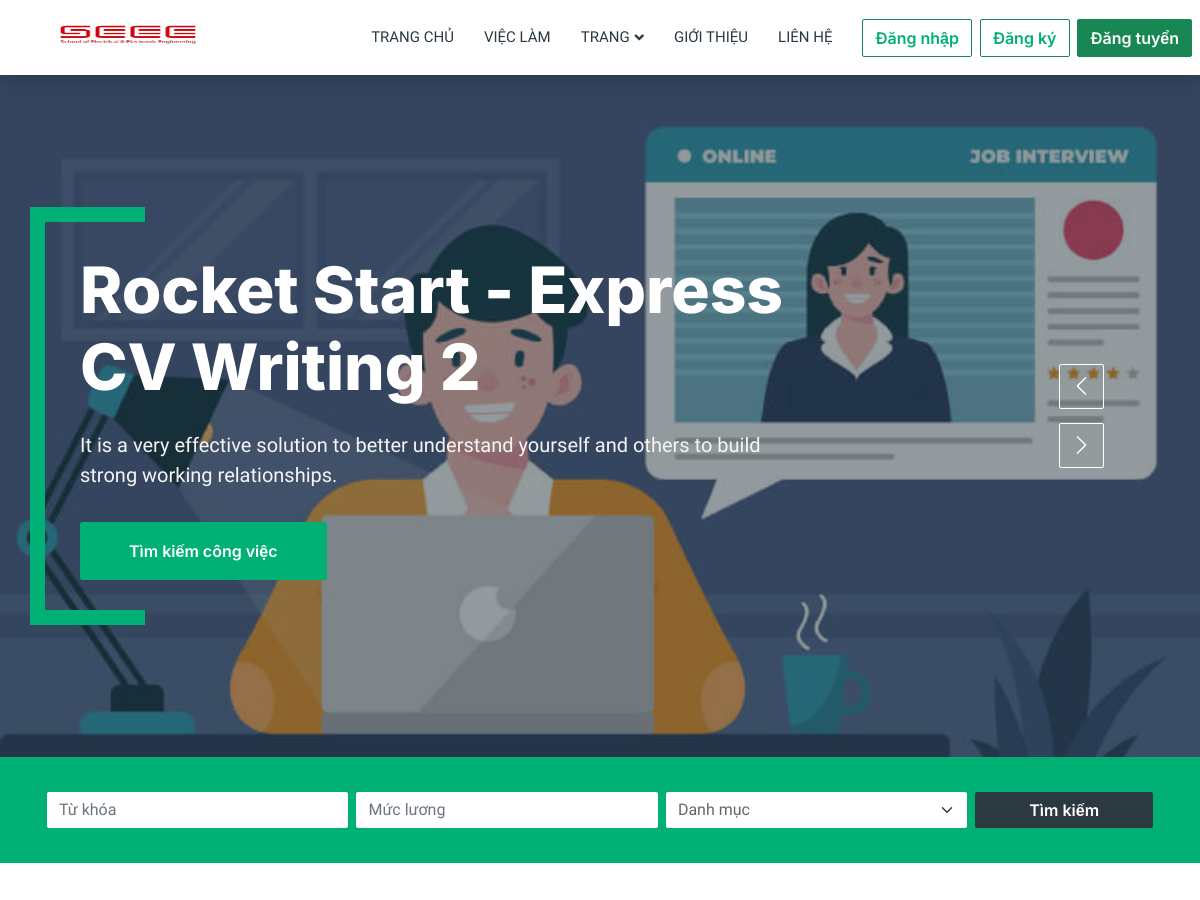
Before: / (upper part) with the older database file.
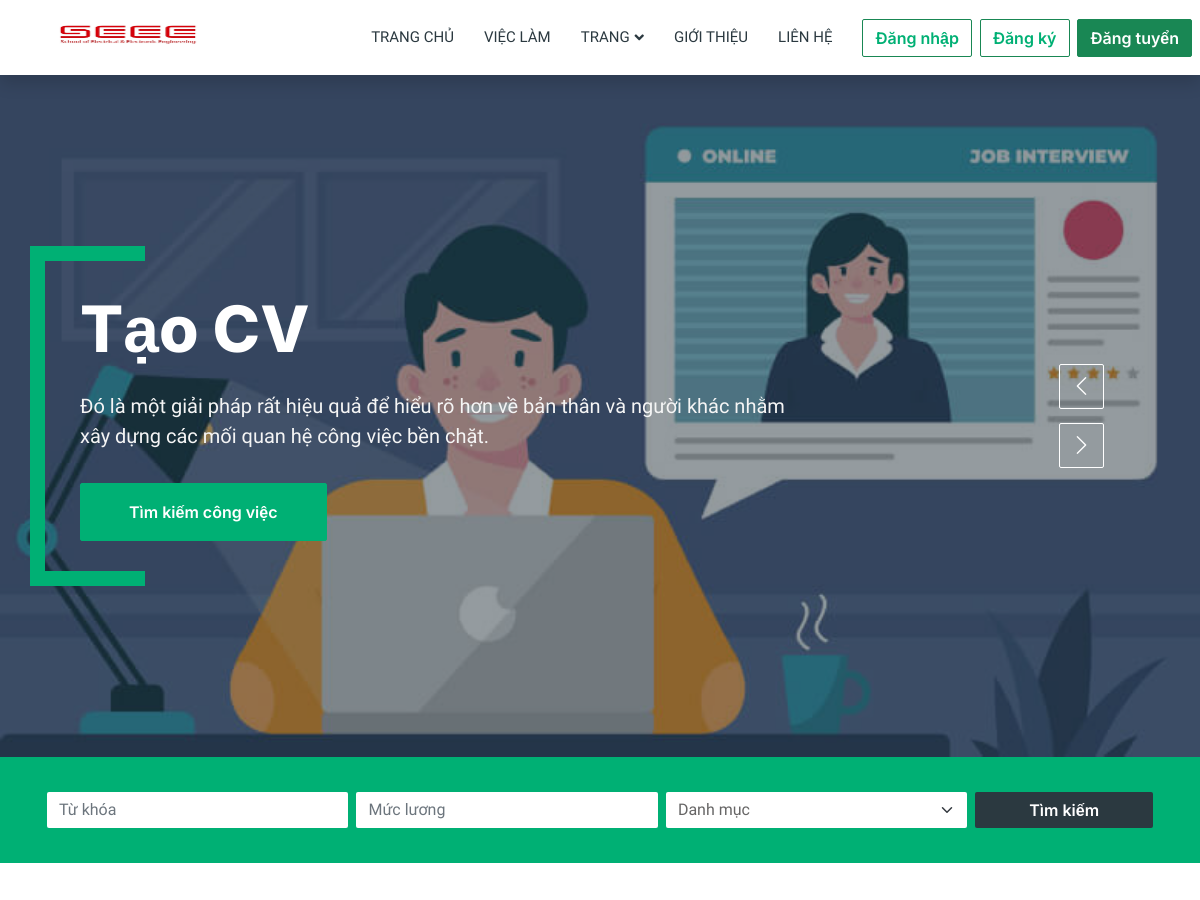
After: the same page with the newer database file.
### tables this page shows
CREATE TABLE `tbl_banner` (
  `bannerId` int(11) NOT NULL,
  `bannerImage` varchar(255) NOT NULL,
  `bannerDescription` text NOT NULL,
  `adminId` int(11) NOT NULL,
  `bannerTitle` varchar(255) NOT NULL
);

### lib/session.php (called while the page is built, shortened)
<?php
class Session{
 public static function get($key){
    if (isset($_SESSION[$key])) {
     return $_SESSION[$key];
    } else {
     return false;
    }
 }
}
?>

### lib/database.php (called while the page is built, shortened)
<?php
Class Database{
   public $host   = DB_HOST;
   public $user   = DB_USER;
   public $pass   = DB_PASS;
   public $dbname = DB_NAME;
   public $link;
private function connectDB(){
   $this->link = new mysqli($this->host, $this->user, $this->pass,
    $this->dbname);
 }
public function select($query){
  $result = $this->link->query($query) or
   die($this->link->error.__LINE__);
  if($result->num_rows > 0){
    return $result;
  } else {
    return false;
  }
 }
}

### classes/Banner.php (called while the page is built, shortened)
<?php
    $filepath = realpath(dirname(__FILE__));
    include_once ($filepath.'/../lib/database.php');
?>
<?php
class Banner
{
    private $db;
    public function __construct() {
        $this->db = new Database();
    }
    public function showAllBanner() {
        $query = "SELECT * FROM tbl_banner ORDER BY bannerId desc";
        $result = $this->db->select($query);
        return $result;
    }
}

### index.php (the view, shortened to what this page needs)
<?php
include __DIR__ . '/lib/session.php';
include __DIR__ . '/classes/Banner.php';
?>
<!DOCTYPE html>
<html lang="en">
<head>
    <link href="https://cdnjs.cloudflare.com/ajax/libs/font-awesome/5.10.0/css/all.min.css" rel="stylesheet">
    <link href="https://cdn.jsdelivr.net/npm/bootstrap-icons@1.4.1/font/bootstrap-icons.css" rel="stylesheet">
    <link href="lib/animate/animate.min.css" rel="stylesheet">
    <link href="lib/owlcarousel/assets/owl.carousel.min.css" rel="stylesheet">
    <link href="css/bootstrap.min.css" rel="stylesheet">
    <link href="css/style.css" rel="stylesheet">
</head>
<body>
    <div class="container-xxl bg-white p-0">
        <?php include('./inc/navbar.php') ?>
        <div class="container-fluid p-0">
        <div class="owl-carousel header-carousel position-relative">
        <?php
        $banner = new Banner();
        $showAdv = $banner->showAllBanner();
            if($showAdv) {
                while($b = $showAdv->fetch_assoc()){
        ?>
                <div class="owl-carousel-item position-relative">
                    <img class="img-fluid" src="./uploads/<?php echo $b['bannerImage'] ?>" style="width: 1320px; height: 682px;">
                    <div class="position-absolute top-0 start-0 w-100 h-100 d-flex align-items-center"
                        style="background: rgba(43, 57, 64, .5);">
                        <div class="container">
                            <div class="row justify-content-start">
                                <div class="col-10 col-lg-8">
                                    <h1 class="display-3 text-white animated slideInDown mb-4"><?php echo $b['bannerTitle'] ?></h1>
                                    <p class="fs-5 fdium text-whitw-mee mb-4 pb-2" style="color: whitesmoke;"><?php echo $b['bannerDescription'] ?></p>
                                    <a href="job-list.php" class="btn btn-primary py-md-3 px-md-5 me-3 animated slideInLeft">Tìm kiếm công việc</a>
                                </div>
                            </div>
                        </div>
                    </div>
                </div>
        <?php }}?>
        </div>
        </div>
        <div class="container-fluid bg-primary mb-5 wow fadeIn" data-wow-delay="0.1s" style="padding: 35px;">
            <div class="container">
            <form method="GET" action="job-list.php">
                <div class="row g-2">
                    <div class="col-md-10">
                        <div class="row g-2">
                            <div class="col-md-4">
                                <input type="text" name="keyword" class="form-control border-0" placeholder="Từ khóa" />
                            </div>
                            <div class="col-md-4">
                                <input type="number" name="salary" min="0" class="form-control border-0" placeholder="Mức lương" />
                            </div>
                            <div class="col-md-4">
                            <select name="category" class="form-select border-0">
                                                    <option selected="" value="0">Danh mục</option>
                            </select>
                            </div>
                        </div>
                    </div>
                    <div class="col-md-2">
                        <button class="btn btn-dark border-0 w-100">Tìm kiếm</button>
                    </div>
                </div>
            </form>
            </div>
        </div>
</body>
</html>

### inc/navbar.php (shortened to what this page needs)
<nav class="navbar navbar-expand-lg bg-white navbar-light shadow sticky-top p-0">
    <a href="index.php" class="navbar-brand d-flex align-items-center text-center py-0 px-4 px-lg-5">
        <img src="./img/logo.png" width="160px" height="70px">
    </a>
    <div class="collapse navbar-collapse" id="navbarCollapse">
        <div class="navbar-nav ms-auto p-4 p-lg-0">
            <a href="index.php" class="nav-item nav-link">Trang chủ</a>
            <a href="job-list.php" class="nav-item nav-link">Việc làm</a>
            <div class="nav-item dropdown">
                <a href="#" class="nav-link dropdown-toggle" data-bs-toggle="dropdown">Trang</a>
            </div>
            <a href="about.php" class="nav-item nav-link">Giới thiệu</a>
            <a href="contact.php" class="nav-item nav-link">Liên hệ</a>
        </div>
        <?php
        $login_customer = Session::get('login_customer');
        if ($login_customer == true) { ?>
            <span>
                <div class="card-body text-black" style="margin-top: 10px; margin-right: 10px;">
                    <div class="d-flex align-items-center mb-4">
                        <div class="flex-shrink-0">
                            <?php
                            if (strpos(Session::get('imageUrl'), "https://") !== false) {
                            ?>
                            <img src="<?php echo Session::get('imageUrl'); ?>" alt="Generic placeholder image"
                                class="img-fluid rounded-circle border border-dark border-3" style="width: 70px;">
                            <?php
                            } else {
                            ?>
                            <img src="./uploads/<?php echo Session::get('imageUrl'); ?>" alt="Generic placeholder image"
                                class="img-fluid rounded-circle border border-dark border-3" style="width: 70px;">
                            <?php
                            }
                            ?>
                        </div>
                        <div class="flex-grow-1 ms-3">
                            <div class="d-flex flex-row align-items-center mb-2">
                                <p class="mb-0 me-2">
                                    <?php echo Session::get('name') ?>
                                </p>
                            </div>
                            <div>
                                <div >
                                    <button type="button" class="btn btn-outline-dark btn-rounded btn-sm"
                                        data-mdb-ripple-color="dark"><a href="profile.php">Hồ sơ</a></button>
                                    <button type="button" class="btn btn-outline-dark btn-rounded btn-sm"
                                        data-mdb-ripple-color="dark"><a href="?action=logout">Đăng xuất</a></button>
                                </div>
                            </div>
                        </div>
                    </div>
            </span>
        <?php } else { ?>
            <button type="button" class="btn btn-outline-success"><a href="login.php">Đăng nhập</a></button>&nbsp;&nbsp;
            <button type="button" class="btn btn-outline-success"><a href="signup.php">Đăng ký</a></button>&nbsp;&nbsp;
            <button type="button" class="btn btn-success"><a href="recruiter/login.php" style="color: white;">Đăng tuyển</a></button>&nbsp;&nbsp;
        <?php } ?>
    </div>
</nav>

### css/style.css (style rules this page uses)
:root { --primary: #00B074; --secondary: #2B9BFF; --light: #EFFDF5; --dark: #2B3940; }
.btn { font-family: 'Inter', sans-serif; font-weight: 600; transition: .5s; }
.btn.btn-primary, .btn.btn-secondary { color: #FFFFFF; }
.navbar .dropdown-toggle::after { border: none; content: "\f107"; font-family: "Font Awesome 5 Free"; font-weight: 900; vertical-align: middle; margin-left: 5px; transition: .5s; }
.navbar-dark .navbar-nav .nav-link, .navbar-light .navbar-nav .nav-link { margin-right: 30px; padding: 25px 0; color: #FFFFFF; font-size: 15px; text-transform: uppercase; outline: none; }
.navbar-light .navbar-brand, .navbar-light a.btn { height: 75px; }
.navbar-light .navbar-nav .nav-link { color: var(--dark); font-weight: 500; }
.navbar-light.sticky-top { top: -100px; transition: .5s; }
.header-carousel .container, .page-header .container { position: relative; padding: 45px 0 45px 35px; border-left: 15px solid var(--primary); }
.header-carousel .container::before, .header-carousel .container::after, .page-header .container::before, .page-header .container::after { position: absolute; content: ""; top: 0; left: 0; width: 100px; height: 15px; background: var(--primary); }
.header-carousel .container::after, .page-header .container::after { top: 100%; margin-top: -15px; }

Changed rows visible on the page:
changed tbl_banner: bannerTitle "Rocket Start - Express CV Writing 2" → "Tạo CV"; bannerDescription "It is a very effective solution to better understand yourself and others to build strong working relationships." → "Đó là một giải pháp rất hiệu quả để hiểu rõ hơn về bản thân và người khác nhằm xây dựng các mối quan hệ công việc bền chặt."
